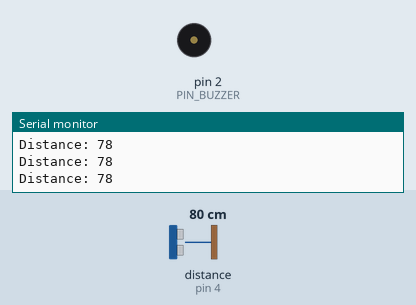
Simulated run of this sketch. Board: Arduino Uno, built with avr-gcc and run on an emulated ATmega328P. On the bench: buzzer (waves = sounding), the last lines printed to the serial monitor. Wiring (inferred from the names in the program): ultrasonic range finder: trigger pin 5; echo pin 4. The test bench sets the inputs (shaded band); at power-on: distance to the obstacle (sensor on pin 4) 80 cm. The echo pulse lasts 58.3 µs per cm.

Above: at 3.7 s.
3.8 s: distance to the obstacle (sensor on pin 4) set to 18 cm
At 3.97 s:
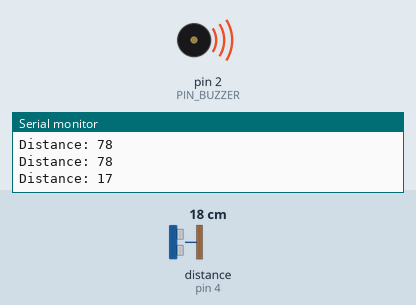
6.8 s: distance to the obstacle (sensor on pin 4) set to 60 cm
At 7.2 s:
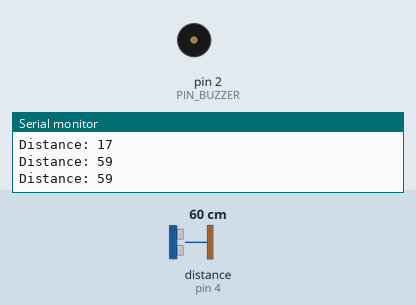
Timing chart, 0 to 15.8 s (numbered marks = the images above; inputs shaded):
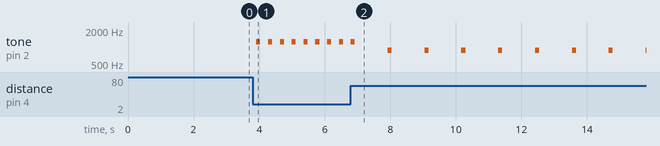

Measured:
- after the input at 3.8 s, tone on pin 2 (PIN_BUZZER): alternates 1230 Hz for 0.13 s and silent for 0.24 s, starting after 0.12 s
- after the input at 6.8 s, tone on pin 2 (PIN_BUZZER): alternates 876 Hz for 0.13 s and silent for 1.0 s, starting after 1.1 s

The sketch:

DistanceAlerter.ino
```cpp
#include "SR04.h"
#include "pitches.h"

const int PIN_LED     = 7;
const int PIN_TRIGGER = 5;
const int PIN_ECHO    = 4;
const int PIN_BUZZER  = 2;

const int DISTANCE_MAX = 100;

const int DURATION_BEEP = 125;

SR04 sr04 = SR04(PIN_ECHO, PIN_TRIGGER);
int distance;
int freq;
int i = 0;

void setup() {
  Serial.begin(9600);
  delay(2500);
}

void loop() {
  distance = constrain(sr04.Distance(), 0, DISTANCE_MAX);
  //   distance = constrain(sr04.DistanceAvg(5, 3), 0, MAX_DISTANCE);
  Serial.print("Distance: ");
  Serial.println(distance);

  alert(distance);

  delay(100);
  digitalWrite(PIN_LED, LOW);
}

void alert(long distance) {
  freq = map(distance, 0, DISTANCE_MAX, 1, 10);
  if (++i % freq == 0) {
    beep();
    blink();
    i = 0;
  }
}

int note;
void beep() {
  note = map(10 - freq, 0, 9, NOTE_C5, NOTE_E6);
  tone(PIN_BUZZER, note, DURATION_BEEP);
}

void blink() {
  digitalWrite(PIN_LED, HIGH);
}
```

SR04.cpp
```cpp
#include "SR04.h"

SR04::SR04(int echoPin, int triggerPin) {
    _echoPin = echoPin;
    _triggerPin = triggerPin;
    pinMode(_echoPin, INPUT);
    pinMode(_triggerPin, OUTPUT);
    _autoMode = false;
    _distance = 999;
}


long SR04::Distance() {
    long d = 0;
    _duration = 0;
    digitalWrite(_triggerPin, LOW);
    delayMicroseconds(2);
    digitalWrite(_triggerPin, HIGH);
    delayMicroseconds(10);
    digitalWrite(_triggerPin, LOW);
    delayMicroseconds(2);
    _duration = pulseIn(_echoPin, HIGH, PULSE_TIMEOUT);
    d = MicrosecondsToCentimeter(_duration);
    delay(25);
    return d;
}

long SR04::DistanceAvg(int wait, int count) {
    long min, max, avg, d;
    min = 999;
    max = 0;
    avg = d = 0;

    if (wait < 25) {
        wait = 25;
    }

    if (count < 1) {
        count = 1;
    }

    for (int x = 0; x < count + 2; x++) {
        d = Distance();

        if (d < min) {
            min = d;
        }

        if (d > max) {
            max = d;
        }

        avg += d;
    }

    // substract highest and lowest value
    avg -= (max + min);
    // calculate average
    avg /= count;
    return avg;
}

void SR04::Ping() {
    _distance = Distance();
}

long SR04::getDistance() {
    return _distance;
}

long SR04::MicrosecondsToCentimeter(long duration) {
    long d = (duration * 100) / 5882;
    //d = (d == 0)?999:d;
    return d;
}
```

SR04.h
```cpp
#ifndef SR04_H
#define SR04_H

#if defined(ARDUINO) && ARDUINO >= 100
	#include "Arduino.h"
#else
	#include "WProgram.h"
#endif
//#include "pins_arduino.h"

#include <inttypes.h>

#define PULSE_TIMEOUT 150000L	// 100ms
#define DEFAULT_DELAY 10
#define DEFAULT_PINGS 5
class SR04 {
public:

	/**
	* Constructor
	* Ultrasonic sensor SR04, four connections pins
	* VCC, ECHO, TRIGGER, GND
	* <br>
	* \param echoPin digital INPUT-Pin for measuring distance
	* \param triggerPin if 10us high a trigger signal is generated from
	*					SR04
	*
	* \return void
	*/
	SR04(int echoPin, int triggerPin);

	/**
	* Do a measurment for this sensor. Return distance as long
	* in centimenter
	* \return long distance in centimeter
	*/
	long Distance();

	/**
	* Do count measurents and calculate the average.
	* To avoid defilement from ow/high peaks, min/max values
	* are substracted from the average
	*
	* \param wait delay between measurements, default = DEFAULT_DELAY/ms
	* \param count number of measurements, default DEFAULT_PINGS
	* \return long distance in centimeter
	**/
	long DistanceAvg(int wait=DEFAULT_DELAY, int count=DEFAULT_PINGS);

	/**
	* Do only a ping. Get result with methode getDistance()
	*
	* \param keine
	*/
	void Ping() ;

	/**
	* return latest distance. Methode Ping() should be called before
	* \param keine
	* \return Distanz in Zentimeter
	*/
	long getDistance();


private:
	/**
	* Do the measurement calculation and return result in centimeter
	* SR04 measure echo time to obstacle and return way.
	* <br>
	* Sound travels with 340m/sec
	* <br>
	* Example: Obstace 100cm away from SR04. Measure time is 100cm to
	* obstacle and 100cm return = 200cm
	* <br>
	* 1sec = 1000ms = 1.000.000uS
	* 1.000.000 / 340 = Distance in microseconds for 100cm
	* 2941uS fuer 100cm = 5882 uS fuer 200cm
	*
	* duration / 5882 * 100 = distance in cm
	*/
	long MicrosecondsToCentimeter(long duration);

	long _currentDistance;
	int _echoPin, _triggerPin;
	long _duration, _distance;
	bool _autoMode;
};
#endif
```

pitches.h
```cpp
/*************************************************
 * Public Constants
 *************************************************/

#define NOTE_B0  31
#define NOTE_C1  33
#define NOTE_CS1 35
#define NOTE_D1  37
#define NOTE_DS1 39
#define NOTE_E1  41
#define NOTE_F1  44
#define NOTE_FS1 46
#define NOTE_G1  49
#define NOTE_GS1 52
#define NOTE_A1  55
#define NOTE_AS1 58
#define NOTE_B1  62
#define NOTE_C2  65
#define NOTE_CS2 69
#define NOTE_D2  73
#define NOTE_DS2 78
#define NOTE_E2  82
#define NOTE_F2  87
#define NOTE_FS2 93
#define NOTE_G2  98
#define NOTE_GS2 104
#define NOTE_A2  110
#define NOTE_AS2 117
#define NOTE_B2  123
#define NOTE_C3  131
#define NOTE_CS3 139
#define NOTE_D3  147
#define NOTE_DS3 156
#define NOTE_E3  165
#define NOTE_F3  175
#define NOTE_FS3 185
#define NOTE_G3  196
#define NOTE_GS3 208
#define NOTE_A3  220
#define NOTE_AS3 233
#define NOTE_B3  247
#define NOTE_C4  262
#define NOTE_CS4 277
#define NOTE_D4  294
#define NOTE_DS4 311
#define NOTE_E4  330
#define NOTE_F4  349
#define NOTE_FS4 370
#define NOTE_G4  392
#define NOTE_GS4 415
#define NOTE_A4  440
#define NOTE_AS4 466
#define NOTE_B4  494
#define NOTE_C5  523
#define NOTE_CS5 554
#define NOTE_D5  587
#define NOTE_DS5 622
#define NOTE_E5  659
#define NOTE_F5  698
#define NOTE_FS5 740
#define NOTE_G5  784
#define NOTE_GS5 831
#define NOTE_A5  880
#define NOTE_AS5 932
#define NOTE_B5  988
#define NOTE_C6  1047
#define NOTE_CS6 1109
#define NOTE_D6  1175
#define NOTE_DS6 1245
#define NOTE_E6  1319
#define NOTE_F6  1397
#define NOTE_FS6 1480
#define NOTE_G6  1568
#define NOTE_GS6 1661
#define NOTE_A6  1760
#define NOTE_AS6 1865
#define NOTE_B6  1976
#define NOTE_C7  2093
#define NOTE_CS7 2217
#define NOTE_D7  2349
#define NOTE_DS7 2489
#define NOTE_E7  2637
#define NOTE_F7  2794
#define NOTE_FS7 2960
#define NOTE_G7  3136
#define NOTE_GS7 3322
#define NOTE_A7  3520
#define NOTE_AS7 3729
#define NOTE_B7  3951
#define NOTE_C8  4186
#define NOTE_CS8 4435
#define NOTE_D8  4699
#define NOTE_DS8 4978
```
